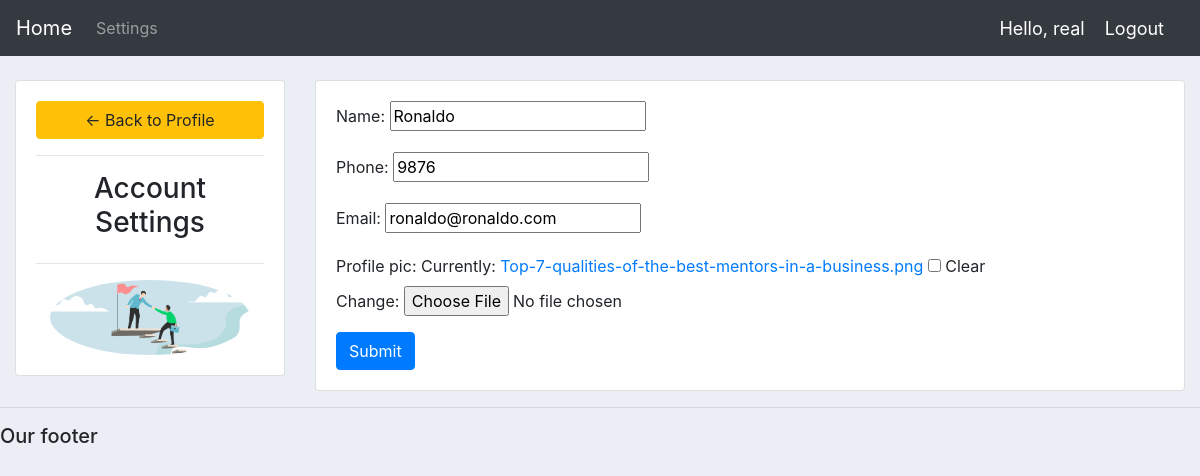
The page /account/ (signed in) on the database its author committed.
### accounts/models.py (models this page shows, shortened)
class Customer (models.Model):
    user = models.OneToOneField(User, null=True, blank=True, on_delete=models.CASCADE)
    name = models.CharField(max_length=200, null=True)
    phone = models.CharField(max_length=200, null=True)
    email = models.EmailField(null=True)
    profile_pic = models.ImageField(default="logo.png",null=True, blank=True)
    date_created = models.DateTimeField(auto_now_add=True, null=True)

### accounts/decorators.py (the view)
        def wrapper_func (request, *args, **kwargs):
            group = None
            if request.user.groups.exists():
                group = request.user.groups.all()[0].name
            if group in allowed_roles:
                return view_func(request, *args, **kwargs)
            else:
                return HttpResponse('you\'re not authorized to view this page')

### accounts/forms.py
class CustomerForm(ModelForm):
    class Meta:
        model = Customer
        filter = '__all__'
        exclude = ['user']

### accounts/views.py (called while the page is built)
@login_required(login_url = 'login')
@allowed_users(allowed_roles = ['customer'])
def accountsSettings(request):
	customer = request.user.customer
	form = CustomerForm(instance=customer)
	if request.method == 'POST':
		form = CustomerForm(request.POST, request.FILES,instance=customer)
		if form.is_valid():
			form.save()
	context = {
				'form' : form,
			}
	return render (request, 'accounts/accounts_settings.html', context)

### accounts/templates/accounts/accounts_settings.html (shortened to what this page needs)
{%  extends 'accounts/main.html' %}
{% load static %}
{% block content %}
<br>
<div class="row">
	<div class="col-md-3">
		<div class="card card-body">
			<a class="btn btn-warning" href="{% url 'home' %}"> &#8592; Back to Profile</a>
			<hr>
			<h3 style="text-align: center">Account Settings</h3>
			<hr>
			<img class="profile-pic" src="{{request.user.customer.profile_pic.url}}" >
		</div>
	</div>
	<div class="col-md-9">
		<div class="card card-body">
			<form method="POST" action="" enctype="multipart/form-data">
				{{form.as_p}}
			<input class="btn btn-primary" type="submit" name="Update Information">
			</form>
		</div>
	</div>
</div>
{% endblock %}

### accounts/templates/accounts/navbar.html (shortened to what this page needs)
{% load static %}
<nav class="navbar navbar-expand-lg navbar-dark bg-dark">
  <a class="navbar-brand" href="{% url 'home' %}">Home</a>
  <div class="collapse navbar-collapse" id="navbarNav">
    <ul class="navbar-nav">
      {% if request.user.is_staff %}
        <li class="nav-item active">
          <a class="nav-link" href="{% url 'home' %}">Dashboard</a>
        </li>
        <li class="nav-item">
          <a class="nav-link" href="{% url 'products' %}">Products</a>
        </li>
        {% else %}
        <li class="nav-item">
         <a class="nav-link" href="{% url 'account' %}">Settings</a>
       </li>
      {% endif %}
    </ul>
  </div>
  <span class="hello-msg">Hello, {{request.user}}</span>
  <span ><a  class="hello-msg" href="{% url 'logout' %}">Logout</a></span>
</nav>

### static/css/main.css (style rules this page uses)
body { background-color: #ebeff5; }

### accounts/templates/accounts/navbar.html (style rules this page uses)
.hello-msg { font-size: 18px; color: #fff; margin-right: 20px; }

### accounts/templates/accounts/accounts_settings.html (style rules this page uses)
.profile-pic { max-width: 200px; max-height:200px; margin: 0 auto; border-radius: 50%; }

### rows shown on the page
Customer: name "Ronaldo", phone "9876", email "ronaldo@ronaldo.com"

### other values the page prints
{{ request.user }} "real"
